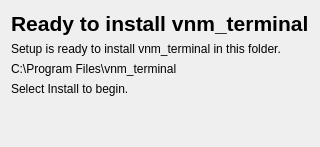
<?xml version="1.0" encoding="UTF-8"?>
<ui version="4.0">
 <class>ReplacementCommitPage</class>
 <widget class="QWidget" name="ReplacementCommitPage">
  <property name="windowTitle">
   <string>Installation Summary</string>
  </property>
  <layout class="QVBoxLayout" name="verticalLayout">
   <item>
    <widget class="QLabel" name="HeadingLabel">
     <property name="font">
      <font>
       <pointsize>16</pointsize>
       <weight>75</weight>
       <bold>true</bold>
      </font>
     </property>
     <property name="text">
      <string>Ready to install vnm_terminal</string>
     </property>
    </widget>
   </item>
   <item>
    <widget class="QLabel" name="SummaryLabel">
     <property name="text">
      <string>Setup is ready to install vnm_terminal in this folder.</string>
     </property>
     <property name="wordWrap">
      <bool>true</bool>
     </property>
    </widget>
   </item>
   <item>
    <widget class="QLabel" name="TargetLabel">
     <property name="text">
      <string notr="true">C:\Program Files\vnm_terminal</string>
     </property>
     <property name="textInteractionFlags">
      <set>Qt::TextSelectableByKeyboard|Qt::TextSelectableByMouse</set>
     </property>
     <property name="wordWrap">
      <bool>true</bool>
     </property>
    </widget>
   </item>
   <item>
    <widget class="QLabel" name="CommitLabel">
     <property name="text">
      <string>Select Install to begin.</string>
     </property>
     <property name="wordWrap">
      <bool>true</bool>
     </property>
    </widget>
   </item>
   <item>
    <spacer name="verticalSpacer">
     <property name="orientation">
      <enum>Qt::Vertical</enum>
     </property>
     <property name="sizeHint" stdset="0">
      <size>
       <width>20</width>
       <height>40</height>
      </size>
     </property>
    </spacer>
   </item>
  </layout>
 </widget>
 <resources/>
 <connections/>
</ui>
